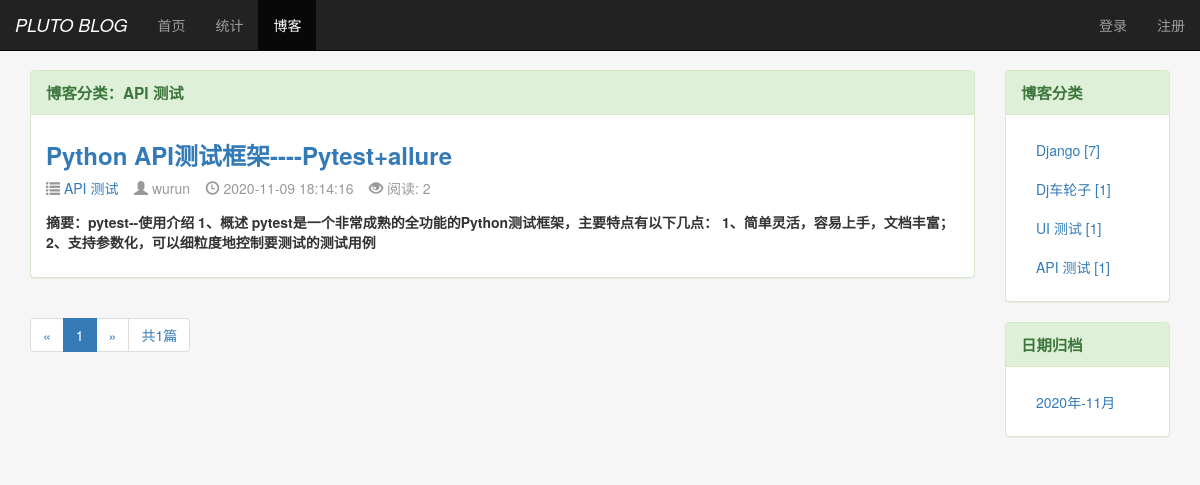
Before: /blog/type/6 with the older database file.
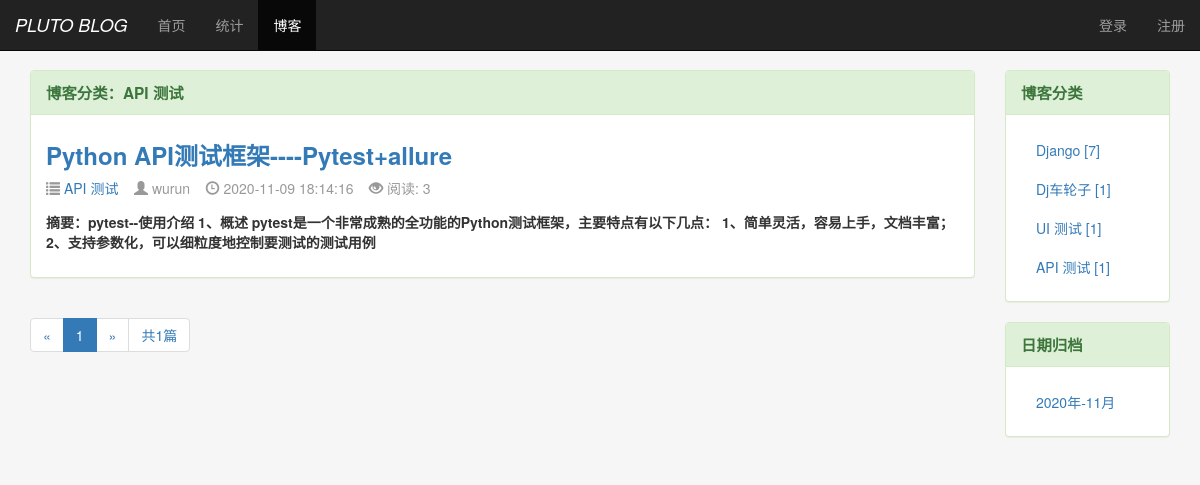
After: the same page with the newer database file.
### blog/models.py (models this page shows, shortened)
class Blog(models.Model, ReadNumExpandMethod):
    title = models.CharField(max_length=50)
    blog_type = models.ForeignKey(BlogType, on_delete=models.DO_NOTHING)
    content = RichTextUploadingField()
    author = models.ForeignKey(User, on_delete=models.DO_NOTHING, default=1)
    created_time = models.DateTimeField(auto_now_add=True)
    last_updated_time = models.DateTimeField(auto_now=True)
    read_details = GenericRelation(ReadDetail)  # 反向通用关系，创建一个从相关对象到该对象的关系， 这里关联到ReadDetail-->Blog
    objects = models.Manager()
    class Meta:
        ordering = ['-created_time']  # 倒序显示列表

class BlogType(models.Model):
    type_name = models.CharField(max_length=15)
    objects = models.Manager()  # 加上这句才能应用objects
    def __str__(self):
        return self.type_name
    def blog_count(self):
        return self.blog_set.count()  # blog_set是反向获取被关联外键的model。模型名称小写加_set，count获取数量，相当于sql跨表查询

### read_statistics/models.py (models this page shows)
class ReadNum(models.Model):
    read_num = models.IntegerField(default=0)  # 阅读计数字段，默认0
    content_type = models.ForeignKey(ContentType, on_delete=models.DO_NOTHING)  # 多对一，外键指向ContentType模型
    object_id = models.PositiveIntegerField()  # 数值字段类型，存储将要关联的模型中的主键值
    content_object = GenericForeignKey('content_type', 'object_id')  # 特殊的字段类型,允许与任何模型建立关系

### blog/views.py (the view)
# urls.py: path('type/<int:blog_type_pk>', views.blogs_with_type, name="blogs_with_type"),
def blogs_with_type(request, blog_type_pk):
    blog_type = get_object_or_404(BlogType, pk=blog_type_pk)
    blogs_all_list = Blog.objects.filter(blog_type=blog_type)  # 获取根据类型筛选出的博客列表
    context = get_blogs_list_common_data(request, blogs_all_list)
    context.update(blog_type=blog_type)
    return render(request, 'blog/blogs_with_type.html', context)

### read_statistics/models.py (called while the page is built)
    def get_read_num(self):
        try:
            ct = ContentType.objects.get_for_model(self)  # 获取模型类或模型实例，然后返回ContentType代表该模型的实例
            readnum = ReadNum.objects.get(content_type=ct, object_id=self.pk)  # 根据模型类实例与主键id获取到记录
            return readnum.read_num
        except exceptions.ObjectDoesNotExist:  # 如果不存在read_num, 返回0
            return 0

### blog/templates/blog/blogs_with_type.html (shortened to what this page needs)
{% extends 'blog/blog_list.html' %}
{% block blog_list_title %}<b>博客分类：{{ blog_type.type_name }}</b>{% endblock %}

### blog/templates/blog/blog_list.html (shortened to what the changed rows need)
{% extends 'base.html' %}
{% load static %}
{% block heard_extends %}
    <link rel="stylesheet" href="{% static '/blog/blog.css' %}">
{% endblock %}
{% block content %}
    <div class="container">
        <div class="row">
            <div class="col-xs-12 col-sm-8 col-md-9 col-lg-10">
                <div class="panel panel-success">
                    <div class="panel-body">
                           {% for blog in blogs %}
                                <div class="blog">
                                    <h3><b><a href="{% url 'blog_detail' blog.pk%}">{{ blog.title }}</a></b></h3>
                                    <p class="blog-info">
                                        <span class="glyphicon glyphicon-list"></span><a href="{% url 'blogs_with_type' blog.blog_type.pk %}"> {{ blog.blog_type}}</a>&nbsp;&nbsp;&nbsp;
                                        <span class="glyphicon glyphicon-user"></span> {{ blog.author }}&nbsp;&nbsp;&nbsp;
                                        <span class="glyphicon glyphicon-time"></span> {{ blog.created_time|date:"Y-m-d H:i:s" }}&nbsp;&nbsp;&nbsp;
                                        <span class="glyphicon glyphicon glyphicon-eye-open"></span> 阅读: {{ blog.get_read_num }}
                                    </p>
                                    <p><b>摘要：{{ blog.content|striptags|truncatechars:120 }}</b></p>
                                </div>
                           {% empty %}
                                <div class="blog">
                                    <h3>-- 暂无博客，敬请期待 --</h3>
                                </div>
                           {% endfor %}
                    </div>
                </div>
            </div>
        </div>
    </div>
{% endblock %}

Changed rows visible on the page:
changed through a linked row, Blog "Python API测试框架----Pytest+allure": get_read_num "2" → "3"
